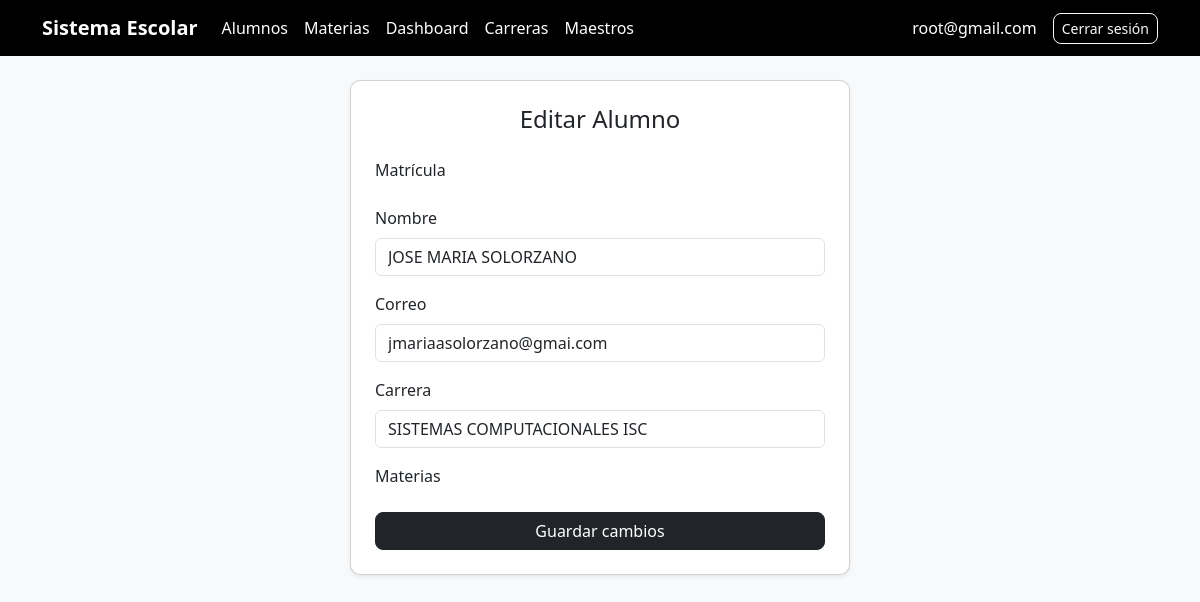
The app's page /alumnos/editar/7/ (signed in) with its own data.
### alumnos/models.py (models this page shows, shortened)
class Alumno(models.Model):
    user = models.OneToOneField(User, on_delete=models.CASCADE, null=True, blank=True)
    nombre = models.CharField(max_length=100)
    correo = models.EmailField()
    carrera = models.ForeignKey(Carrera, on_delete=models.CASCADE)
    materias = models.ManyToManyField(Materia, blank=True)
    matricula = models.CharField(
        max_length=20,
        unique=True,
        blank=True,
        null=True
    )

### alumnos/views.py (the view)
# urls.py: path('editar/<int:id>/', views.editar_alumno, name='editar_alumno'),
@login_required
@permission_required('alumnos.change_alumno', raise_exception=True)
def editar_alumno(request, id):
    alumno = Alumno.objects.get(id=id)
    if request.method == 'POST':
        form = AlumnoForm(request.POST, instance=alumno)
        if form.is_valid():
            form.save()
            messages.success(request, "Alumno actualizado correctamente")  # 🔥 AQUÍ
            return redirect('lista_alumnos')
    else:
        form = AlumnoForm(instance=alumno)
    return render(request, 'alumnos/editar_alumno.html', {
        'form': form
    })

### alumnos/forms.py (shortened to what this page needs)
class AlumnoForm(forms.ModelForm):
    password = forms.CharField(
        widget=forms.PasswordInput(attrs={'class': 'form-control'}),
        label="Contraseña",
        required=False  # 🔥 importante para editar
    )
    class Meta:
        model = Alumno
        fields = ['nombre', 'correo', 'carrera']
        widgets = {
            'nombre': forms.TextInput(attrs={'class': 'form-control'}),
            'correo': forms.EmailInput(attrs={'class': 'form-control'}),
            'carrera': forms.Select(attrs={'class': 'form-control'}),
        }

### alumnos/context_processors.py (called while the page is built)
def roles_usuario(request):
    user = request.user
    if user.is_authenticated:
        return {
            'es_admin': user.is_superuser or user.groups.filter(name='admin').exists(),
            'es_maestro': user.groups.filter(name='maestro').exists(),
            'es_alumno': user.groups.filter(name='alumno').exists(),
        }
    return {}

### alumnos/models.py (called while the page is built)
    def __str__(self):
        return self.nombre

### alumnos/templates/alumnos/editar_alumno.html (shortened to what this page needs)
{% extends 'base.html' %}
{% block content %}
<div class="card p-4 shadow-sm" style="max-width: 500px; margin:auto;">
    <h4 class="mb-4 text-center">
        Editar Alumno
    </h4>
    <form method="POST">
        <div class="mb-3">
            <label class="form-label">Matrícula</label>
        </div>
        <div class="mb-3">
            <label class="form-label">Nombre</label>
            {{ form.nombre }}
        </div>
        <div class="mb-3">
            <label class="form-label">Correo</label>
            {{ form.correo }}
        </div>
        <div class="mb-3">
            <label class="form-label">Carrera</label>
            {{ form.carrera }}
        </div>
        <div class="mb-3">
            <label class="form-label">Materias</label>
        </div>
       <button type="button" class="btn btn-dark w-100"
        data-bs-toggle="modal"
        data-bs-target="#modalGuardar">
    Guardar cambios
</button>
    </form>
</div>
{% endblock %}

### alumnos/templates/base.html (shortened to what this page needs)
<!DOCTYPE html>
<html lang="es">
<head>
    <link href="https://cdn.jsdelivr.net/npm/bootstrap@5.3.7/dist/css/bootstrap.min.css" rel="stylesheet">
</head>
<body>
{% if user.is_authenticated %}
<nav class="navbar navbar-expand-lg">
    <div class="container">
        <a class="navbar-brand" href="/alumnos/">
            Sistema Escolar
        </a>
        <div class="collapse navbar-collapse">
            <ul class="navbar-nav me-auto">
                {% if es_admin %}
                    <li class="nav-item">
                        <a class="nav-link" href="/alumnos">Alumnos</a>
                    </li>
                    <li class="nav-item">
                        <a class="nav-link" href="/alumnos/materias/">Materias</a>
                    </li>
                    <li class="nav-item">
                        <a class="nav-link" href="/alumnos/dashboard/">Dashboard</a>
                    </li>
                    <li class="nav-item">
                        <a class="nav-link" href="{% url 'lista_carreras' %}">Carreras</a>
                    </li>
                    <li class="nav-item">
                        <a class="nav-link" href="{% url 'lista_maestros' %}">Maestros</a>
                    </li>
                {% endif %}
            </ul>
            <span class="me-3 text-white">
                {{ request.user.username }}
            </span>
            <a href="/logout/" class="btn btn-outline-light btn-sm">
                Cerrar sesión
            </a>
        </div>
    </div>
</nav>
{% endif %}
<div class="container mt-4">
    {% block content %}
    {% endblock %}
</div>
<div id="toast-container" class="position-fixed top-0 end-0 p-3" style="z-index: 9999;"></div>
</body>
</html>

### alumnos/templates/base.html (style rules this page uses)
body { background-color: #f8f9fa; }
.navbar { background-color: black; }
.navbar-brand { font-weight: bold; color: white; }
.nav-link { color: white; }
.card { border-radius: 10px; }
.btn { border-radius: 8px; }

### records on screen
Alumno: nombre "JOSE MARIA SOLORZANO", correo "jmariaasolorzano@gmai.com", carrera "SISTEMAS COMPUTACIONALES ISC"

### other values on screen
{{ request.user.username }} "root@gmail.com"
